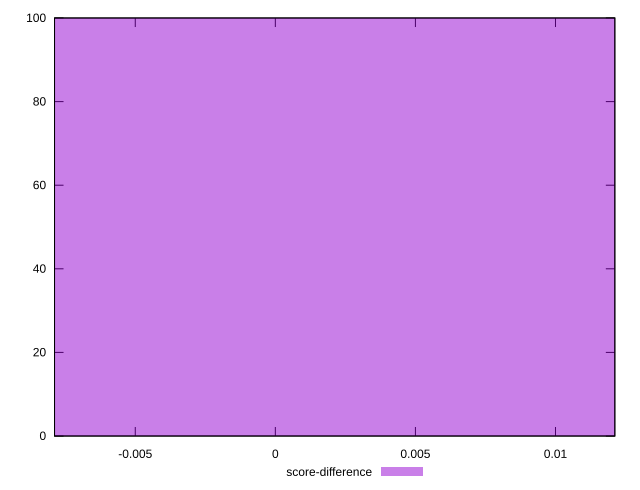

The script that saved this image:
reset

$scoreDifference <<EOF
0 100
EOF

set key outside below
set boxwidth 0.1
set xrange [-0.007881738537855445:0.012118261462144555]
set yrange [0:100]
set trange [0:100]
set style fill transparent solid 0.5 noborder
set terminal svg size 640, 490 enhanced background rgb 'white'
set output "report_00008_2021-01-22T20:58:29.167/dom-size/samples/pages+cached+nointeractive/score-difference/histogram.svg"

plot $scoreDifference title "score-difference" with boxes

reset
